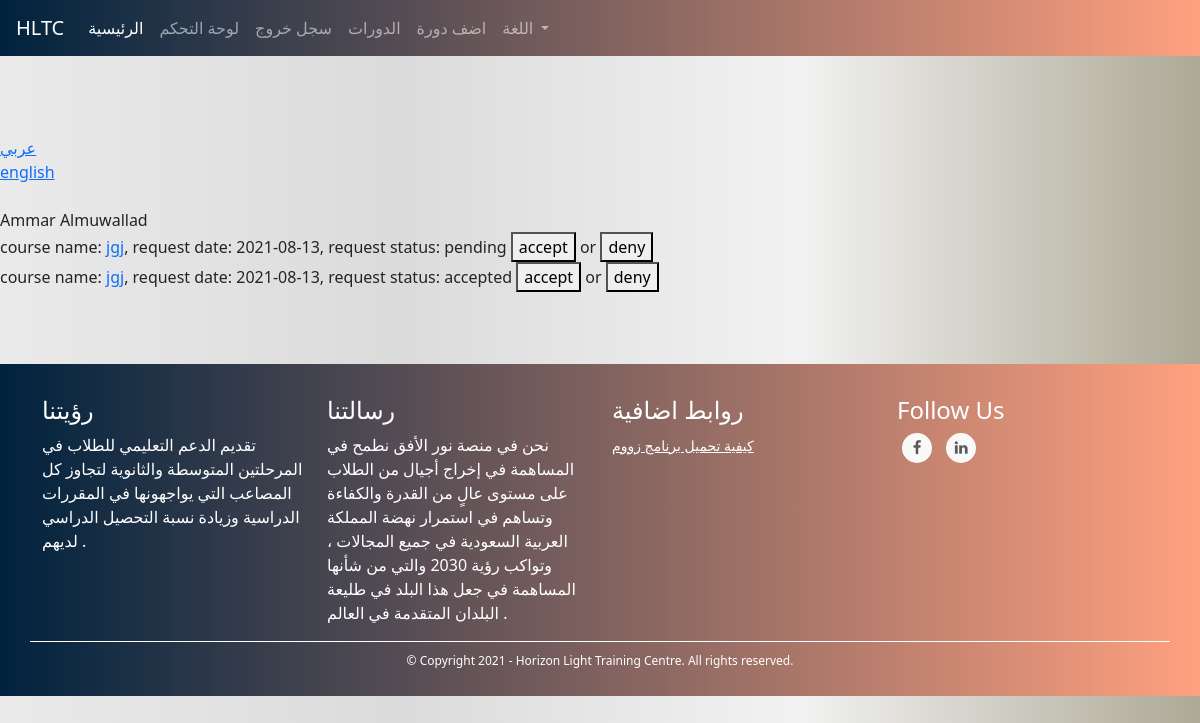
The page /admins/leave-requests (signed in) on the database as committed earlier.
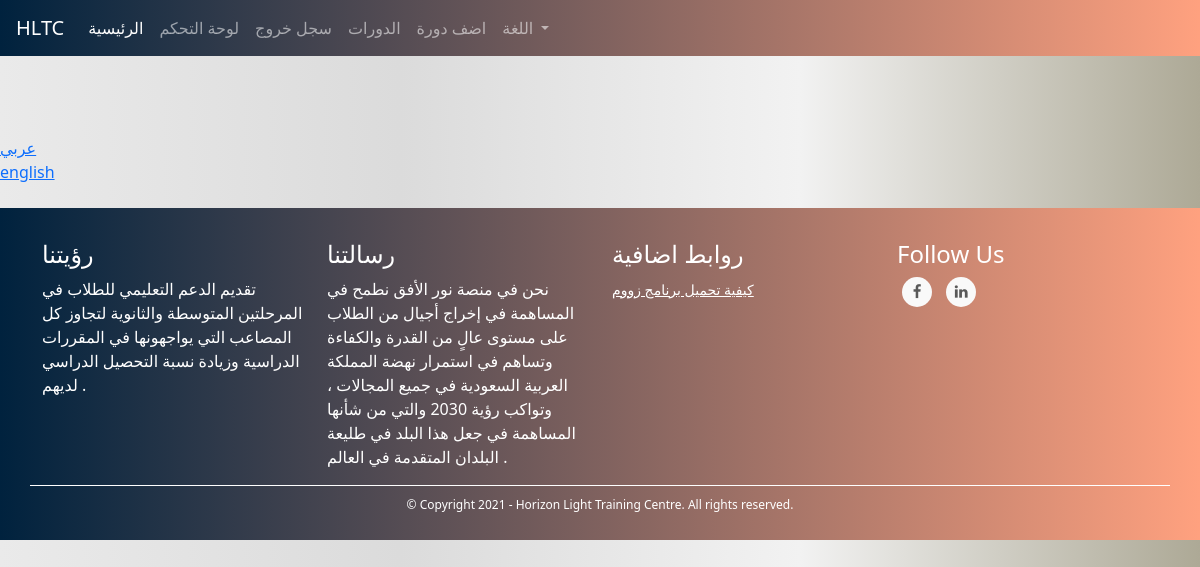
The same page on the database as committed later.
### TUTOR/models.py (models this page shows, shortened)
class StudentDataModel(db.Model):
    id = db.Column(db.Integer, primary_key=True)
    date_of_birth = db.Column(db.DateTime, nullable=False)
    user_id = db.Column(db.Integer, db.ForeignKey('user_model.id'))
    courses = db.relationship('CourseModel', secondary=courses, lazy='subquery',
        backref=db.backref('students', lazy=True))

class UserModel(db.Model, UserMixin):
    id = db.Column(db.Integer, primary_key=True)
    first_name = db.Column(db.String(128), nullable=False)
    last_name = db.Column(db.String(128), nullable=False)
    username = db.Column(db.String(20), unique=True, nullable=False)
    email = db.Column(db.String(256), unique=True, nullable=False)
    password = db.Column(db.String(255), nullable=False)
    user_type = db.Column(db.String(30), nullable=False)
    _gender = db.Column(db.Boolean, nullable=False, default=True)
    email_confirmation_code = db.Column(db.String(5), nullable=True)
    is_confirmed = db.Column(db.Boolean, nullable=False, default=False)
    creation_date = db.Column(db.DateTime, nullable=False, default=datetime.utcnow)
    admin_data_model = db.relationship('AdminDataModel', backref='user', uselist=False)
    tutor_data_model = db.relationship('TutorDataModel', backref='user', uselist=False)
    student_data_model = db.relationship('StudentDataModel', backref='user', uselist=False)
    @property
    def full_name(self):
        return self.first_name + " " + self.last_name

class CourseModel(db.Model):
    id = db.Column(db.Integer, primary_key=True)
    name = db.Column(db.String(130), nullable=False)
    description = db.Column(db.String(1000), nullable=False)
    subject = db.Column(db.String(), nullable=False)
    price = db.Column(db.Integer, nullable=False)
    min_students = db.Column(db.Integer, nullable=False)
    max_students = db.Column(db.Integer, nullable=False)
    currency = db.Column(db.String(3), nullable=False)
    began = db.Column(db.Boolean, nullable=False, default=False)
    ended = db.Column(db.Boolean, nullable=False, default=False)
    course_type = db.Column(db.Integer, nullable=False) # 1 for start when min number # 2 for start with min and date
    _period = db.Column(db.Integer, nullable=True) # days
    _start_date = db.Column(db.DateTime, nullable=True)
    _end_date = db.Column(db.DateTime, nullable=True)
    links = db.Column(db.String(), nullable=False) # {"zoom_for_tutor": "link", "zoom_for_students": "link", ...}
    weekly_time_table_json  = db.Column(db.String(1000), nullable=False) # {"saturday": {"from": ..., "to": ...}, ...}
    _state = db.Column(db.String(), nullable=False, default=json.dumps({"state_code": 1, "state_string": "لم تبدأ بعد", "allowed_actions": ["join", "view", "start", "cancel"]})) # {"state_code": 2, "state_string": "قائم", "allowed_actions": ["view", "end"]} {"state_code": 3, "state_string": "انتهى", "allowed_actions": ["delete"]} {"state_code": 4, "state_string": "ملغي", "allowed_actions": ["delete"]}
    number_of_students_paid = db.Column(db.Integer, nullable=False, default=0)
    have_sent_first_payment_emails = db.Column(db.Boolean, nullable=False, default=False)
    created_by_admin = db.Column(db.Boolean, nullable=False)
    creation_date = db.Column(db.DateTime, nullable=False, default=datetime.utcnow)
    payment_model = db.relationship('PaymentModel', backref='course', uselist=False)
    tutor_data_model_id = db.Column(db.Integer, db.ForeignKey('tutor_data_model.id'),
        nullable=False)
    def link(self, name):
        return json.loads(self.links)[name]
    def start(self):
        self.began = True
        self._state = json.dumps({"state_code": 2, "state_string": "قائم", "allowed_actions": ["view", "end", "cancel"]})
        if self.course_type == 1:
            now = datetime.date(datetime.utcnow())
            self._start_date = now
            self._end_date = now + timedelta(days=self.period)
        db.session.commit()
        for sdm in self.students: # the paymetn is when a student joins not when the course begins bcz the course wont begin if students didn't pay
            send_student_course_start_email(sdm.user, self)
        send_tutor_course_start_email(self.tutor.user, self)
        return True
    def end(self):
        self.ended = True
        self._state = json.dumps({"state_code": 3, "state_string": "انتهى", "allowed_actions": ["delete"]})
        db.session.commit()
        for sdm in self.students:
            send_student_course_ended_email(sdm.user, self)
        send_tutor_course_ended_email(self.tutor.user, self)
        return True
    def cancel(self):
        self._state = json.dumps({"state_code": 4, "state_string": "ملغي", "allowed_actions": ["delete"]})
        db.session.commit()
        self.payment_model.refund_all()
        for sdm in self.students:
            send_student_course_canceled_email(sdm.user, self)
        send_tutor_course_canceled_email(self.tutor.user, self)

### TUTOR/ADMINISTRATION/routes.py (the view)
@admins_blueprint.route("/admins/leave-requests", methods=["GET"])
@login_required(ADMIN_TYPES)
def requests_list(): # admin only
    storage = AdminstrationStorageModel.instance()
    new_leave_requests = {}
    if storage.has_leave_requests():
        leave_requests = storage.leave_requests
        for student_id in leave_requests: #'{"student_id": [{"course_id": ..., "date": ..., "status": "pending"/"accepted"/"denied"}, {}], ....}'
            new_leave_requests[StudentDataModel.query.get(int(student_id))] = leave_requests[student_id] # change key to student pointer
            for student in new_leave_requests:
                for i, request in enumerate(new_leave_requests[student]):
                    new_leave_requests[student][i] = {"course": CourseModel.query.get(new_leave_requests[student][i].get("course_id")), "date": new_leave_requests[student][i].get("date"), "status": new_leave_requests[student][i].get("status")}
    return render_template("admins/leave_requests.html", requests=new_leave_requests)

### TUTOR/ADMINISTRATION/routes.py (called while the page is built)
@admins_blueprint.context_processor
def utility_processor():
    return dict(get_language_text=LngObj.get_language_text, get_current_page_language_list=LngObj.get_current_page_language_list, languages=LANGUAGES, admin_types=ADMIN_TYPES, settings=SiteSettingsModel.instance())

### TUTOR/models.py (called while the page is built)
@login_manager.user_loader
def load_user(user_id):
    return UserModel.query.get(int(user_id))

    @classmethod
    def instance(cls):
        return cls.query.get(1)

    @property
    def leave_requests(self):
        return json.loads(self._leave_requests)

    def has_leave_requests(self):
        return True if len(self.leave_requests) > 0 else False

    @classmethod
    def instance(cls):
        return cls.query.get(1)

### TUTOR/utils/languages.py (called while the page is built)
    @staticmethod
    def translate(page_name, language=DEFAULT_LANGUAGE): # returns specific language page
        return LngObj.read_language_file(page_name, language)

    @staticmethod
    def get_current_page_language_list(): # returns current page language list
        current_page, _args_dict = reverse_url_for(request.path)
        page_language_list = LngObj.get_validated_page_language_list(current_page, request.cookies.get("language"))
        return page_language_list

### TUTOR/templates/admins/leave_requests.html (shortened to what this page needs)
{% extends "template.html" %}
{% block content %}
    <br><br><br>
       {% include "snippets/language_select.html" %}
    <br>
    {% for student in requests %}
        {{ student.user.full_name }}
        <br>
        {% for request in requests.get(student) %}
        course name: <a href="{{ url_for('courses_blueprint.course', course_id=request.get('course').id) }}">{{ request.get("course").name }}</a>, request date: {{ request.get("date") }}, request status: {{ request.get("status") }}
        <a href="{{ url_for('admins_blueprint.reply_to_leave_request', reply='accept', student_id=student.id, course_id=request.get('course').id) }}"><button>accept</button></a> or <a href="{{ url_for('admins_blueprint.reply_to_leave_request', reply='deny', student_id=student.id, course_id=request.get('course').id) }}"><button>deny</button></a>
        <br>
        {% endfor %}
        <br><br><br>
    {% endfor %}
{% endblock %}

Rows that differ between the two databases and show on the page:
no longer on this page (row edited): StudentDataModel: user.full_name "Ammar Almuwallad", get "2021-08-13" "2021-08-13", get "pending" "accepted"
no longer on this page (row edited): CourseModel: get "jgj" "jgj"
